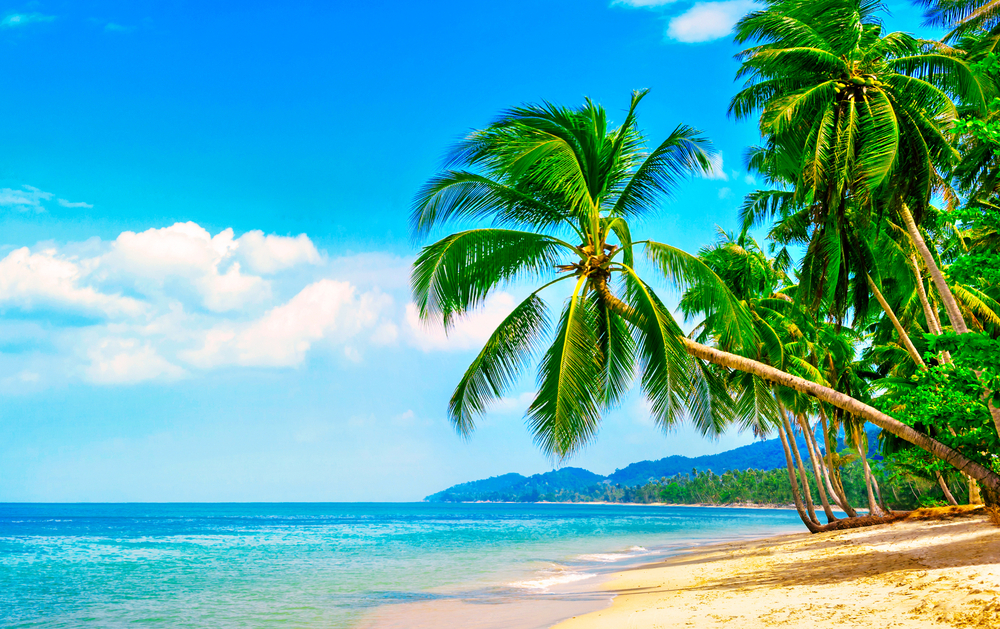
#> input picture sketch.jpg, 1000 x 629 px
$ python sketch.py
#> lines starting #> are read from the running program, lines starting #| are printed output that depends on the picture
import cv2
import numpy as np

class sketcher():
    def __init__(self, display:bool = True, blur_size:int = 5, gamma:int = 0.):
        self.blur_size = blur_size
        if gamma > 0:
            self.gamma = gamma
        else :
            self.gamma = 0.01


    def sketch(self, path):
#> called with path = 'sketch.jpg'
        img = cv2.imread(path)
#> img is the input picture: shape (629, 1000, 3); mean B, G, R 169.6, 171.4, 88.4
        gray = self.grayscale(img)
        blur = self.gaussian_blur(gray)
        divided = self.division_image(gray, blur)
        img = self.gamma_app(divided)
        self.display(img)


    def display(self, img):
        cv2.imshow('image',img)
        cv2.waitKey(5000)
        cv2.destroyAllWindows()

    def grayscale(self, img):
        gray = cv2.cvtColor(img, cv2.COLOR_BGR2GRAY)
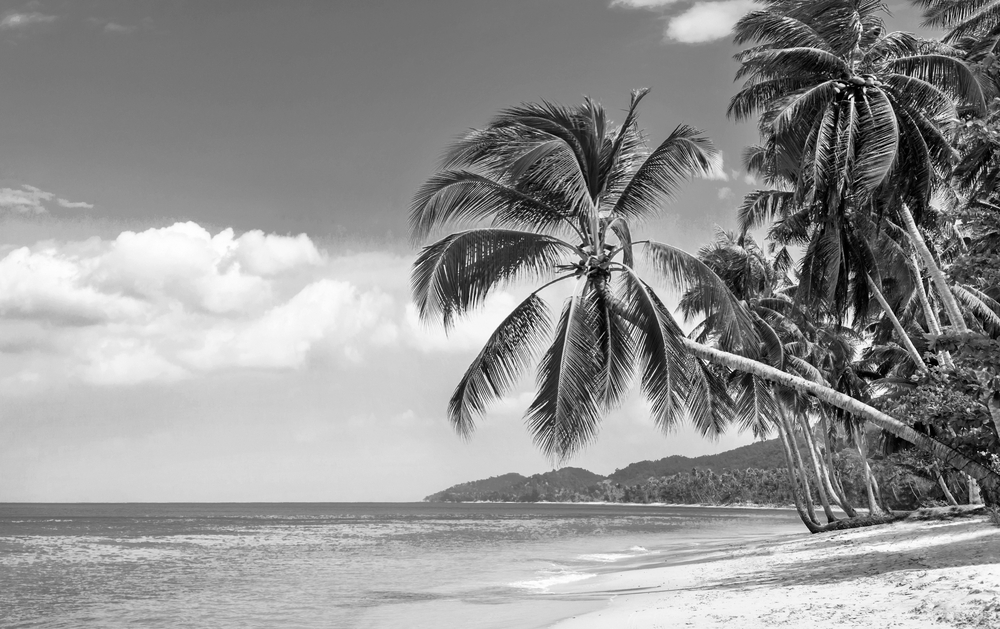
#> gray: shape (629, 1000); min 0, max 255, mean 146.4
        return gray

    def gaussian_blur(self, img):
        blurred = cv2.GaussianBlur(img, (self.blur_size,self.blur_size), 0)
        return blurred

    def division_image(self, gray, blur):
        divided = cv2.divide(gray, blur, scale=256)
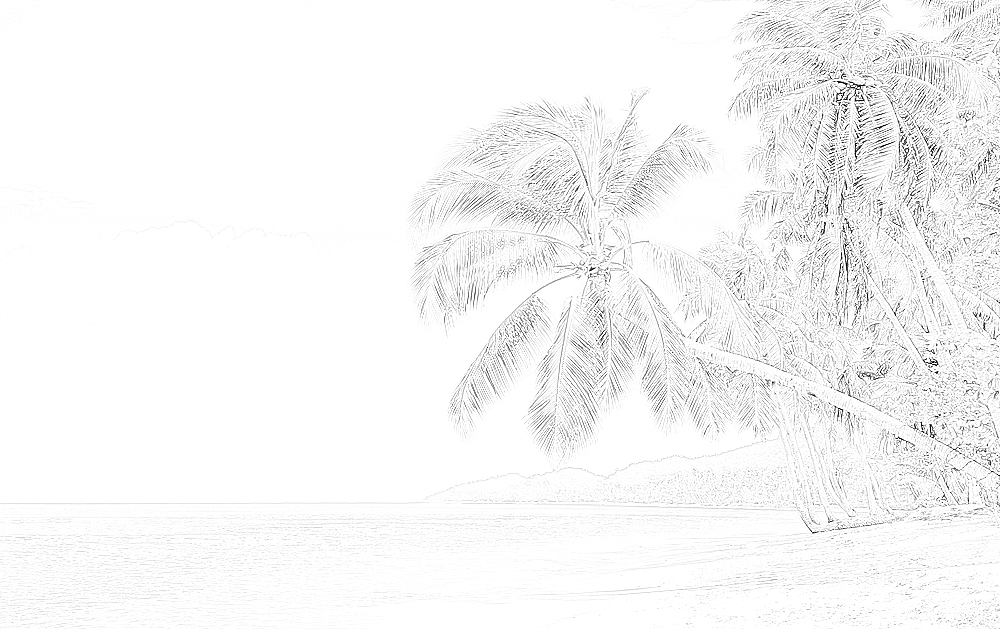
#> divided: shape (629, 1000); min 0, max 255, mean 246.1
        return divided

    def gamma_app(self, img):
        inverse_gamma = 1/self.gamma
        #Lookup table
        lut = np.array([((i/255)**inverse_gamma*256) for i in range(0,256)])
        img = cv2.LUT(img.astype("uint8"), lut.astype("uint8"))
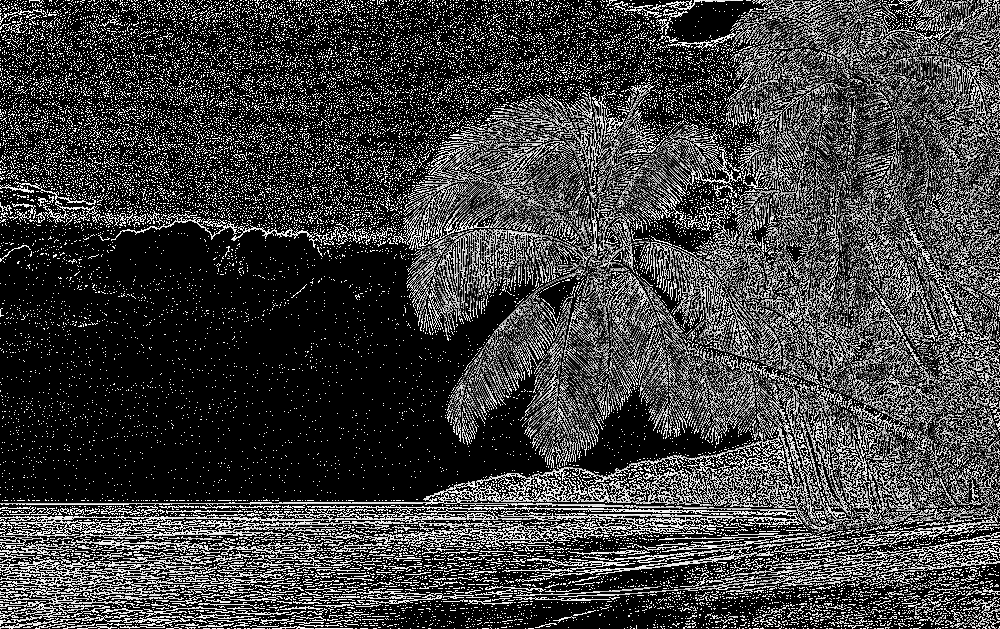
#> img: shape (629, 1000); min 0, max 253, mean 64.4
        return img


if __name__=="__main__":
    skt = sketcher(gamma = 0.5, blur_size = 3)
    skt.sketch("sketch.jpg")
